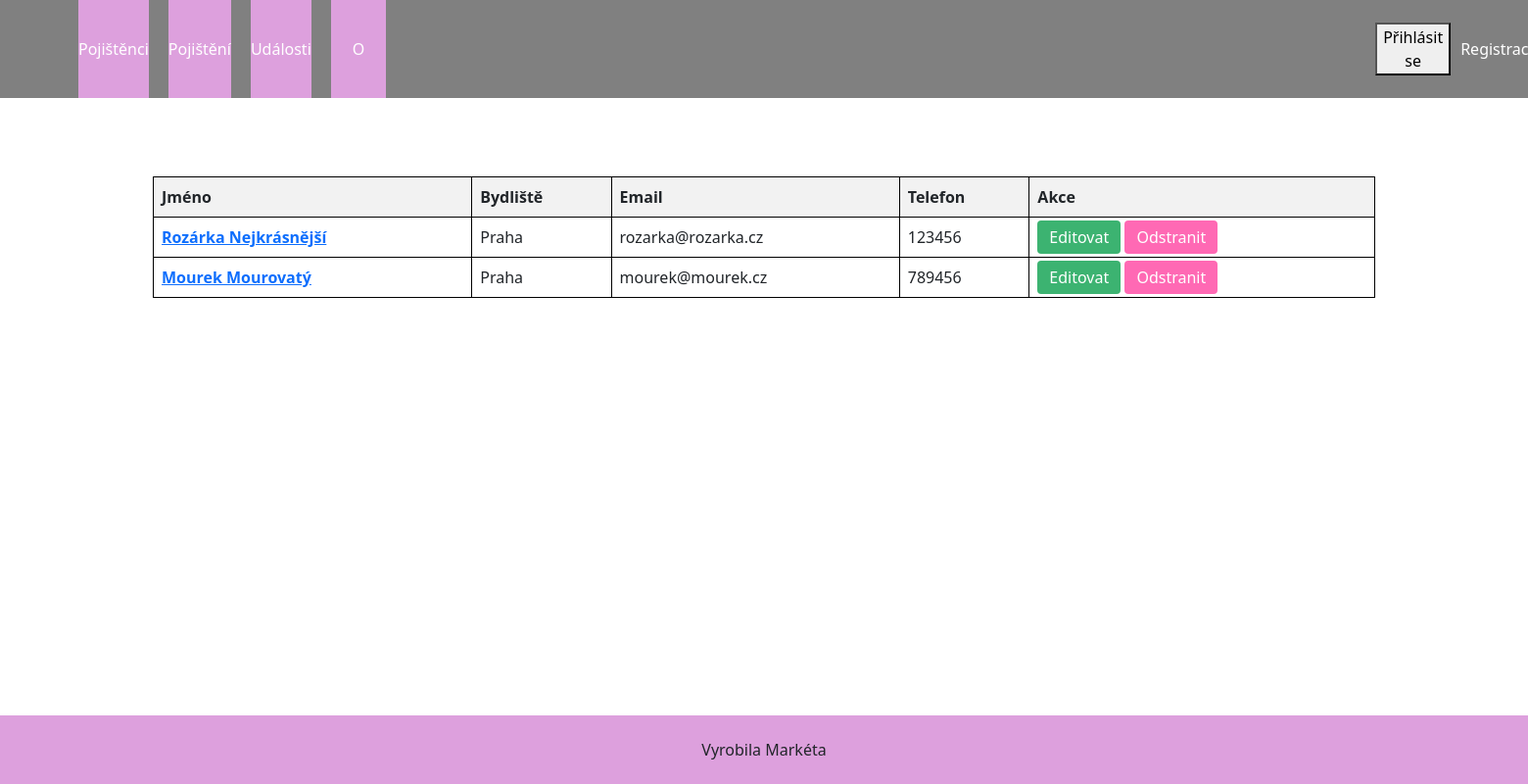
The app's page /pojisteni/insured_index/, older data.
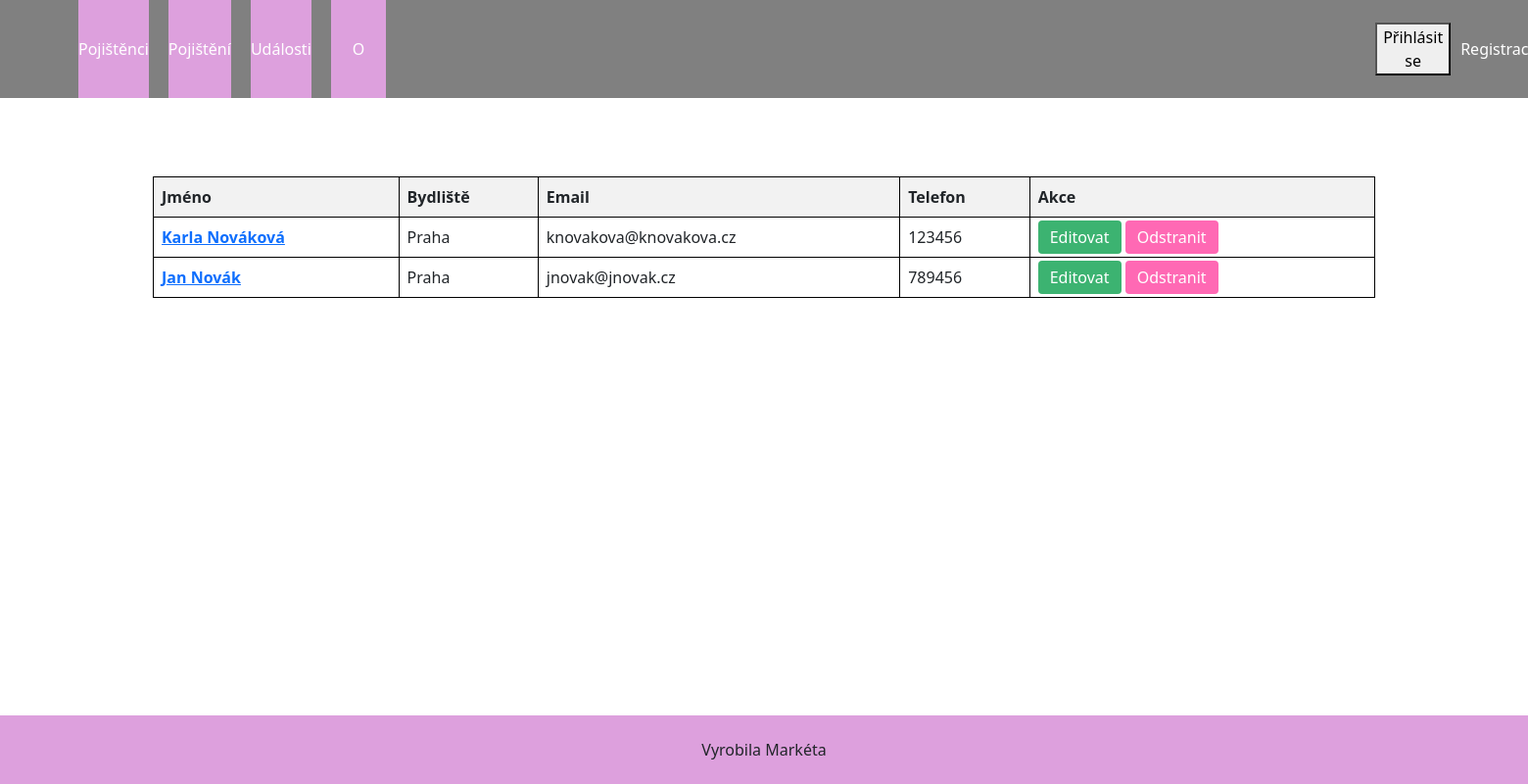
The same page, newer data.
### pojisteni/models.py (models this page shows, shortened)
class Insured(models.Model):
    name = models.CharField(max_length=100)
    address = models.CharField(max_length=100)
    email = models.CharField(max_length=100, default='')
    phone = models.CharField(max_length=25, default='')
    class Meta:
        verbose_name = "Pojištěné osoby"
        verbose_name_plural = "Pojištěné osoby"

### pojisteni/views.py (the view)
# urls.py: path("insured_index/", views.InsuredIndex.as_view(), name="insured_index"),
class InsuredIndex(generic.ListView):
    template_name = "pojisteni/insured_index.html"
    context_object_name = "insureds"
    def get_queryset(self):
        return Insured.objects.all()

### pojisteni/templates/pojisteni/insured_index.html
{% extends "base.html" %}
{% block content %}
<table class="insurance-table">
    <thead>
        <tr>
            <th>Jméno</th>
            <th>Bydliště</th>
            <th>Email</th>
            <th>Telefon</th>
            <th>Akce</th>
        </tr>
    </thead>
    <tbody>
        {% for insured in insureds %}
            <tr>
                <td><strong><a href="{% url 'insured_detail' insured.pk %}">{{ insured.name }}</a></strong></td>
                <td>{{ insured.address }}</td>
                <td>{{ insured.email }}</td>
                <td>{{ insured.phone }}</td>
                <td colspan="2">
                    <a href="{% url 'edit_insured' insured.pk %}" class="edit-btn">Editovat</a>
                    <a href="{% url 'delete_insured' insured.pk %}" class="delete-btn">Odstranit</a>
                </td>
            </tr>
        {% endfor %}
    </tbody>
</table>
{% endblock content %}

### pojisteni/templates/base.html (shortened to what this page needs)
<!DOCTYPE html>
<html lang="cs">
    <head>
        {% load static %}
        <link rel="stylesheet" href="{% static 'css/style.css' %}" type="text/css">
        <link rel="stylesheet"
              href="{% static 'css/bootstrap.min.css' %}"
              type="text/css" />
    </head>
    <body>
        <nav>
            <div class="flex_box">
                <div class="logo">
                </div>
                <div class="nav_items">
                    <div class="nav_item"><a href="{% url 'insured_index' %}">Pojištěnci</a></div>
                    <div class="nav_item"><a href="{% url 'insurance_index' %}">Pojištění</a></div>
                    <div class="nav_item"><a href="{% url 'events_index' %}">Události</a></div>
                    <div class="nav_item" style="margin-bottom: 20px;"><a href="{% url 'about' %}">O aplikaci</a></div>
                    <div class="user-actions">
                        {% if user.is_authenticated %}
                            <p>Přihlášený uživatel: {{ user.username }}</p>
                            <form action="{% url 'logout' %}" method="post">
                                {% csrf_token %}
                                <button type="submit">Odhlásit se</button>
                            </form>
                        {% else %}
                            <form action="{% url 'login' %}" method="post">
                                <button type="submit">Přihlásit se</button>
                            </form>
                            <a href="{% url 'register' %}">Registrace</a>
                        {% endif %}
                </div>
            </div>
        </nav>
        <div class="content">
            {% block content %}
            {% endblock content %}
        </div>
        <footer>
            Vyrobila Markéta
        </footer>
    </body>
</html>

### pojisteni/static/css/style.css (style rules this page uses)
html, body { width: 100%; height: 100%; margin: 0; }
nav { width: 100%; height: 100px; background-color: grey; color: white; }
.flex_box { width: 100%; height: 100px; display: flex; justify-content: left; }
.flex_box a { text-decoration: none; color: white; }
.nav_item { margin-left: 10px; margin-right: 10px; background-color: plum; height: 100px; width: 100px; text-align: center; line-height: 100px; vertical-align: middle; color: white; }
.content { width: 80%; margin: auto; margin-top: 80px; margin-bottom: 80px; }
footer { position: fixed; width: 100%; height: 70; background-color: plum; text-align: center; line-height: 70px; vertical-align: middle; bottom: 0; }
.logo { height: 80px; margin-right: 20px; display: flex; justify-content: center; }
.nav_items { display: contents; }
.user-actions { display: flex; align-items: center; }
.user-actions button { margin-right: 10px; margin-left: 1000px; }
.insurance-table { border-collapse: collapse; width: 100%; }
.insurance-table th, .insurance-table td { border: 1px solid black; padding: 8px; text-align: left; }
.insurance-table th { background-color: #f2f2f2; }
.edit-btn { background-color: mediumseagreen; color: white; padding: 6px 12px; border: none; border-radius: 4px; cursor: pointer; text-decoration: none; }
.delete-btn { background-color: hotpink; color: white; padding: 6px 12px; border: none; border-radius: 4px; cursor: pointer; text-decoration: none; }

Row changes from the older to the newer data that the page shows:
changed Insured: name "Rozárka Nejkrásnější" → "Karla Nováková"; email "rozarka@rozarka.cz" → "knovakova@knovakova.cz"
changed Insured: name "Mourek Mourovatý" → "Jan Novák"; email "mourek@mourek.cz" → "jnovak@jnovak.cz"
